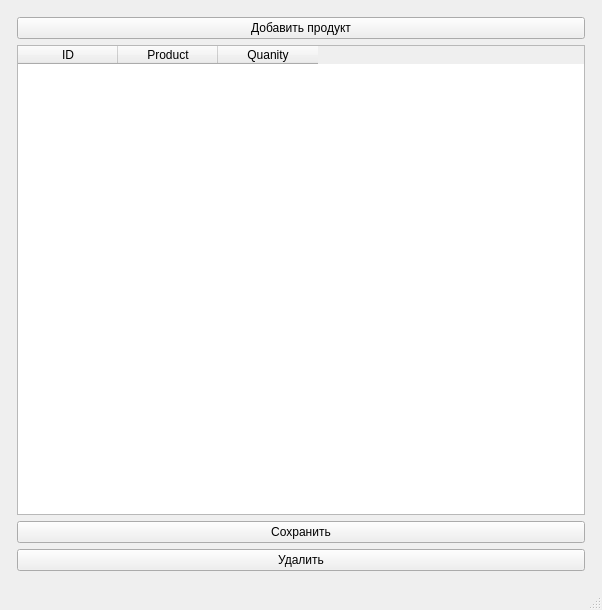
<?xml version="1.0" encoding="UTF-8"?>
<ui version="4.0">
 <class>MainWindow</class>
 <widget class="QMainWindow" name="MainWindow">
  <property name="geometry">
   <rect>
    <x>0</x>
    <y>0</y>
    <width>602</width>
    <height>610</height>
   </rect>
  </property>
  <property name="windowTitle">
   <string>MainWindow</string>
  </property>
  <widget class="QWidget" name="centralwidget">
   <layout class="QVBoxLayout" name="verticalLayout_2">
    <item>
     <layout class="QVBoxLayout" name="verticalLayout">
      <property name="leftMargin">
       <number>8</number>
      </property>
      <property name="topMargin">
       <number>8</number>
      </property>
      <property name="rightMargin">
       <number>8</number>
      </property>
      <property name="bottomMargin">
       <number>8</number>
      </property>
      <item>
       <widget class="QPushButton" name="btn_add">
        <property name="text">
         <string>Добавить продукт</string>
        </property>
       </widget>
      </item>
      <item>
       <widget class="QTableWidget" name="table_products">
        <column>
         <property name="text">
          <string>ID</string>
         </property>
        </column>
        <column>
         <property name="text">
          <string>Product</string>
         </property>
        </column>
        <column>
         <property name="text">
          <string>Quanity</string>
         </property>
        </column>
       </widget>
      </item>
      <item>
       <widget class="QPushButton" name="btn_save">
        <property name="text">
         <string>Сохранить</string>
        </property>
       </widget>
      </item>
      <item>
       <widget class="QPushButton" name="btn_delete">
        <property name="text">
         <string>Удалить</string>
        </property>
       </widget>
      </item>
     </layout>
    </item>
   </layout>
  </widget>
  <widget class="QMenuBar" name="menubar">
   <property name="geometry">
    <rect>
     <x>0</x>
     <y>0</y>
     <width>602</width>
     <height>21</height>
    </rect>
   </property>
  </widget>
  <widget class="QStatusBar" name="statusbar"/>
 </widget>
 <resources/>
 <connections/>
</ui>
